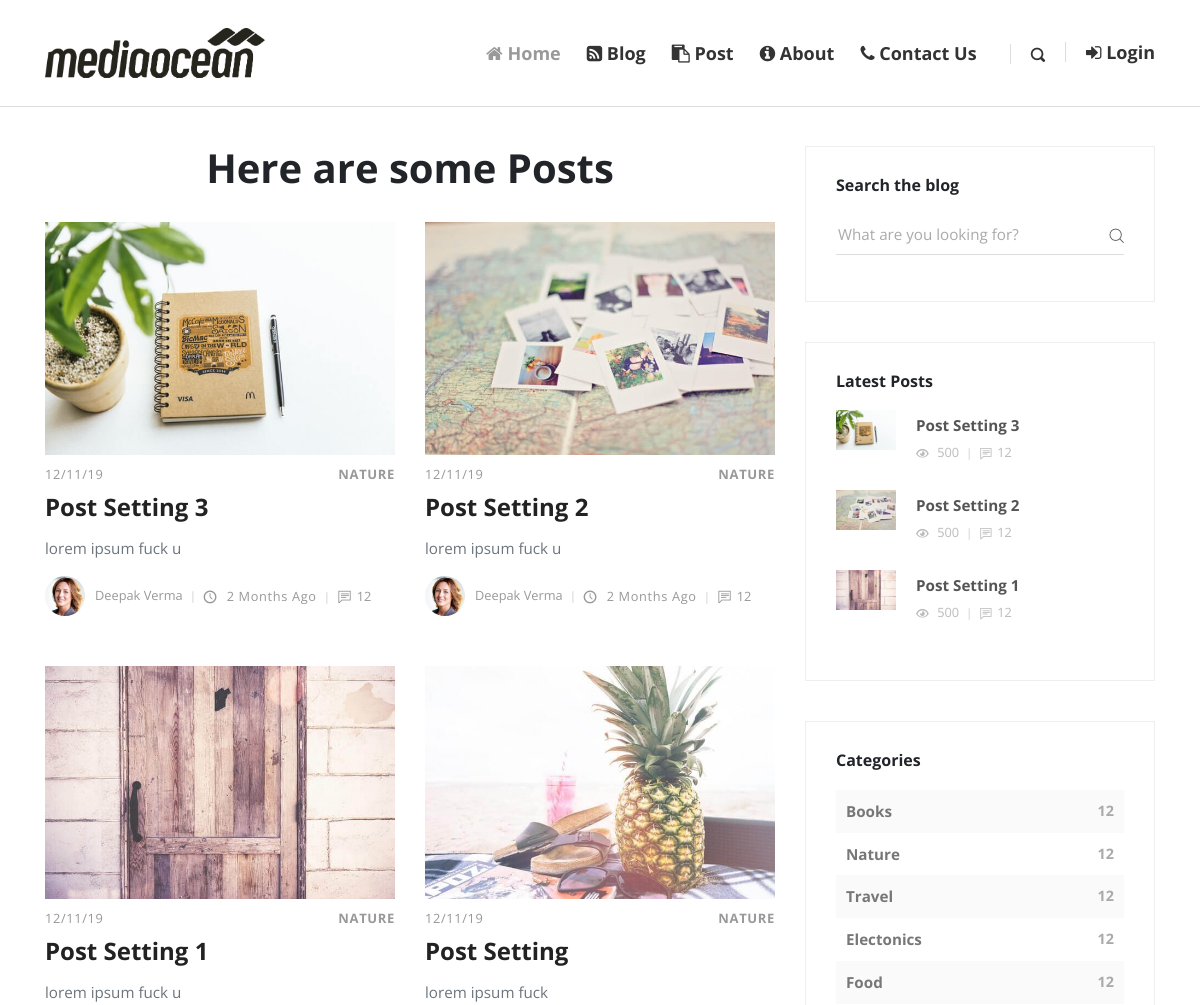
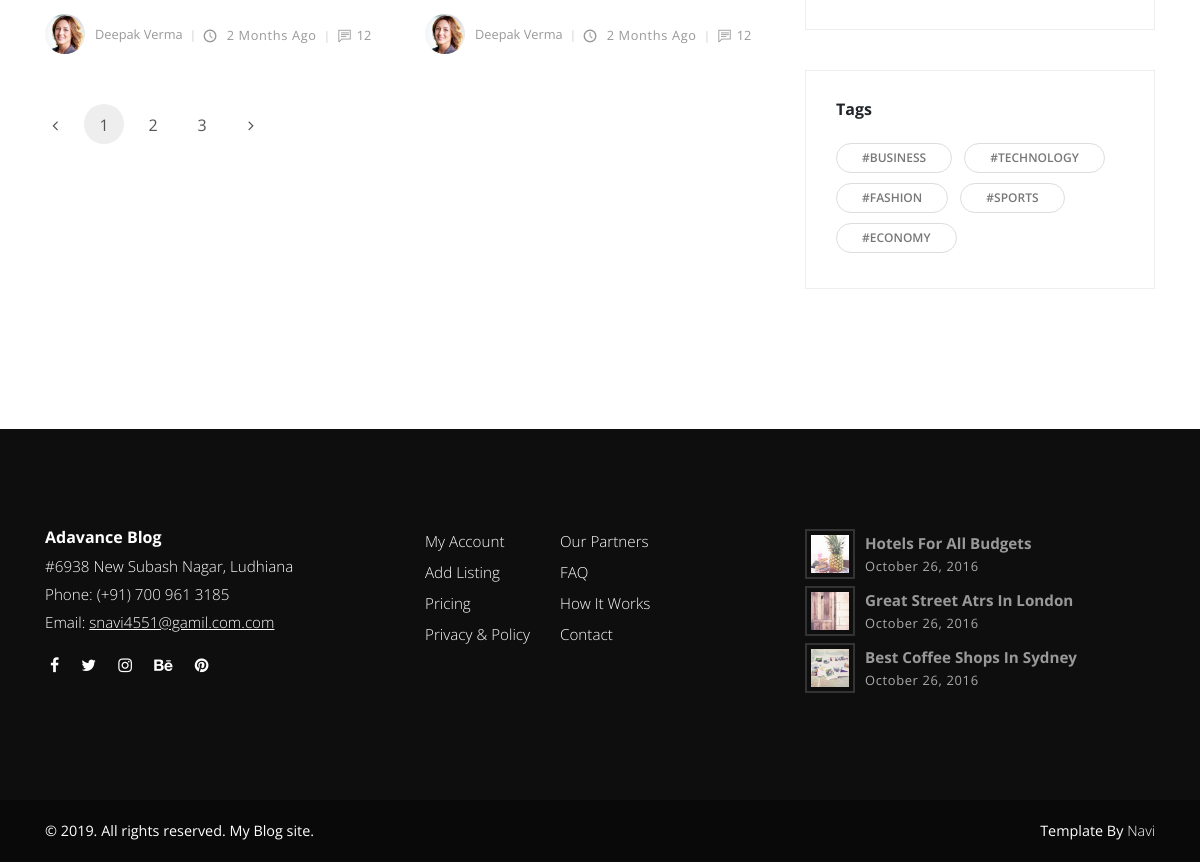
Screenshot of /blog.php with the database file from the repository (2 pictures, top to bottom).
### tables this page shows
CREATE TABLE `posts` (
  `id` int(11) NOT NULL,
  `date` varchar(100) NOT NULL,
  `title` varchar(255) NOT NULL,
  `author` varchar(255) NOT NULL,
  `author_image` varchar(255) NOT NULL,
  `image` varchar(255) NOT NULL,
  `categories` varchar(255) NOT NULL,
  `tags` varchar(255) NOT NULL,
  `post_data` text NOT NULL,
  `views` int(11) NOT NULL,
  `status` varchar(255) NOT NULL
);

CREATE TABLE `categories` (
  `id` int(11) NOT NULL,
  `category` varchar(255) NOT NULL
);

### blog.php (the view, shortened to what this page needs)
<?php require_once('inc/db.php');?>
<!DOCTYPE html>
<html>
  <head>
    <?php require_once('inc/top.php');?>
  </head>
  <body>
    <?php require_once('inc/header.php');?>
    <br><br><br><br>
    <div class="container">
      <div class="row">
        <main class="posts-listing col-lg-8">
          <div class="container">
             <center>
              <h1>Here are some Posts</h1>
              </center><br>
            <div class="row">
              <?php
       $query = "SELECT * FROM posts WHERE status = 'publish' ORDER BY id DESC";
       $run = mysqli_query($con,$query);
       if (mysqli_num_rows($run) > 0) {
         while ($row = mysqli_fetch_array($run)) {
           $date = $row['date'];
           $title = $row['title'];
           $author = $row['author'];
           $image = $row['image'];
           $categories = $row['categories'];
           $post_data = $row['post_data'];
           ?>
              <div class="post col-xl-6">
                <div class="post-thumbnail"><a href="post.html"><img src="img/<?php echo $image; ?>" alt="..." class="img-fluid"></a></div>
                <div class="post-details">
                  <div class="post-meta d-flex justify-content-between">
                    <div class="date meta-last"><?php echo $date; ?></div>
                    <div class="category"><a href="#"><?php echo $categories; ?></a></div>
                  </div><a href="post.html">
                    <h3 class="h4"><?php echo $title; ?></h3></a>
                  <p class="text-muted"><?php echo $post_data; ?></p>
                  <footer class="post-footer d-flex align-items-center"><a href="#" class="author d-flex align-items-center flex-wrap">
                      <div class="avatar"><img src="img/avatar-3.jpg" alt="..." class="img-fluid"></div>
                      <div class="title"><span><?php echo $author; ?></span></div></a>
                    <div class="date"><i class="icon-clock"></i> 2 months ago</div>
                    <div class="comments meta-last"><i class="icon-comment"></i>12</div>
                  </footer>
                </div>
              </div>
              <?php
            }
          }else{
               echo "No Posts Here Yet !!";
          }
            ?>
            <nav aria-label="Page navigation example">
              <ul class="pagination pagination-template d-flex justify-content-center">
                <li class="page-item"><a href="#" class="page-link"> <i class="fa fa-angle-left"></i></a></li>
                <li class="page-item"><a href="#" class="page-link active">1</a></li>
                <li class="page-item"><a href="#" class="page-link">2</a></li>
                <li class="page-item"><a href="#" class="page-link">3</a></li>
                <li class="page-item"><a href="#" class="page-link"> <i class="fa fa-angle-right"></i></a></li>
              </ul>
            </nav>
          </div>
        </main>
        <?php require_once('inc/sidebar.php');?>
      </div>
    </div>
    <?php require_once('inc/footer.php');?>
  </body>
</html>

### inc/top.php (shortened to what this page needs)
<link rel="stylesheet" href="vendor/bootstrap/css/bootstrap.min.css">
<link rel="stylesheet" href="vendor/font-awesome/css/font-awesome.min.css">
<link rel="stylesheet" href="css/fontastic.css">
<link rel="stylesheet" href="css/animate.css">
<link rel="stylesheet" href="vendor/@fancyapps/fancybox/jquery.fancybox.min.css">
<link rel="stylesheet" href="css/style.default.css" id="theme-stylesheet">
<link rel="stylesheet" href="css/custom.css">
<link href="https://stackpath.bootstrapcdn.com/font-awesome/4.7.0/css/font-awesome.min.css" rel="stylesheet">

### inc/header.php (shortened to what this page needs)
<header class="header">
        <nav class="navbar fixed-top navbar-expand-lg">
        <div class="container">
          <div class="navbar-header d-flex align-items-center justify-content-between">
            <a href="index.html" class="navbar-brand">
                        <img src="img/logo1.png" class="animated rubberBand">
            </a>
          </div>
          <div id="navbarcollapse" class="collapse navbar-collapse">
            <ul class="navbar-nav ml-auto">
              <li class="nav-item"><a href="index.php" class="nav-link active"><i class="fa fa-home"></i> Home</a>
              </li>
              <li class="nav-item"><a href="blog.php" class="nav-link"><i class="fa fa-rss-square"></i> Blog</a>
              </li>
              <li class="nav-item"><a href="post.php" class="nav-link"><i class="fa fa-clipboard"></i> Post</a>
              </li>
              <li class="nav-item"><a href="#" class="nav-link "><i class="fa fa-info-circle"></i> About</a>
              </li>
              <li class="nav-item"><a href="contact.php" class="nav-link "><i class="fa fa-phone"></i> Contact Us</a>
              </li>
            </ul>
            <div class="navbar-text"><a href="#" class="search-btn"><i class="icon-search-1"></i></a></div>
            <ul class="langs navbar-text"><a href="login.php" class="active"><i class="fa fa-sign-in"></i> Login</a></ul>
          </div>
        </div>
      </nav>
    </header>

### inc/sidebar.php (shortened to what this page needs)
<?php
  require_once('db.php');
?>
<aside class="col-lg-4">
          <div class="widget search">
            <header>
              <h3 class="h6">Search the blog</h3>
            </header>
            <form action="#" class="search-form">
              <div class="form-group">
                <input type="search" placeholder="What are you looking for?">
                <button type="submit" class="submit"><i class="icon-search"></i></button>
              </div>
            </form>
          </div>
          <div class="widget latest-posts">
            <header>
              <h3 class="h6">Latest Posts</h3>
            </header>
            <div class="blog-posts">
              <?php
               $query = "SELECT * FROM posts WHERE status = 'publish' ORDER BY id DESC LIMIT 3";
               $run = mysqli_query($con,$query);
               if (mysqli_num_rows($run) > 0) {
                 while ($row = mysqli_fetch_array($run)) {
                   $title = $row['title'];
                   $image = $row['image'];
                ?>
              <a href="#">
                <div class="item d-flex align-items-center">
                  <div class="image"><img src="img/<?php echo $image; ?>" alt="..." class="img-fluid"></div>
                  <div class="title"><strong><?php echo $title; ?></strong>
                    <div class="d-flex align-items-center">
                      <div class="views"><i class="icon-eye"></i> 500</div>
                      <div class="comments"><i class="icon-comment"></i>12</div>
                    </div>
                  </div>
                </div>
              </a>
              <?php
                }}
               ?>
            </div>
          </div>
          <div class="widget categories">
            <header>
              <h3 class="h6">Categories</h3>
            </header>
            <?php
            $query="SELECT * FROM categories";
            $run=mysqli_query($con,$query);
            if(mysqli_num_rows($run) > 0){
                while ($row = mysqli_fetch_array($run)) {
                      $category = ucfirst($row['category']);
                      $id = $row['id'];
                    echo "
                        <div class='item d-flex justify-content-between'><a href='index.php?cat_id=".$id."'>$category</a><span>12</span></div>
                    ";
                }
            } else{
              echo "
                        <div class='item d-flex justify-content-between'><a href='#'>No Categories Yet</a><span>12</span></div>
                    ";
            }
            ?>
          </div>
          <div class="widget tags">
            <header>
              <h3 class="h6">Tags</h3>
            </header>
            <ul class="list-inline">
              <li class="list-inline-item"><a href="#" class="tag">#Business</a></li>
              <li class="list-inline-item"><a href="#" class="tag">#Technology</a></li>
              <li class="list-inline-item"><a href="#" class="tag">#Fashion</a></li>
              <li class="list-inline-item"><a href="#" class="tag">#Sports</a></li>
              <li class="list-inline-item"><a href="#" class="tag">#Economy</a></li>
            </ul>
          </div>
        </aside>

### inc/footer.php
<footer class="main-footer">
      <div class="container">
        <div class="row">
          <div class="col-md-4">
            <div class="logo">
              <h6 class="text-white">Adavance Blog</h6>
            </div>
            <div class="contact-details">
              <p>#6938 New Subash Nagar, Ludhiana</p>
              <p>Phone: (+91) 700 961 3185</p>
              <p>Email: <a href="mailto:info@company.com">snavi4551@gamil.com.com</a></p>
              <ul class="social-menu">
                <li class="list-inline-item"><a href="#"><i class="fa fa-facebook"></i></a></li>
                <li class="list-inline-item"><a href="#"><i class="fa fa-twitter"></i></a></li>
                <li class="list-inline-item"><a href="#"><i class="fa fa-instagram"></i></a></li>
                <li class="list-inline-item"><a href="#"><i class="fa fa-behance"></i></a></li>
                <li class="list-inline-item"><a href="#"><i class="fa fa-pinterest"></i></a></li>
              </ul>
            </div>
          </div>
          <div class="col-md-4">
            <div class="menus d-flex">
              <ul class="list-unstyled">
                <li> <a href="#">My Account</a></li>
                <li> <a href="#">Add Listing</a></li>
                <li> <a href="#">Pricing</a></li>
                <li> <a href="#">Privacy &amp; Policy</a></li>
              </ul>
              <ul class="list-unstyled">
                <li> <a href="#">Our Partners</a></li>
                <li> <a href="#">FAQ</a></li>
                <li> <a href="#">How It Works</a></li>
                <li> <a href="#">Contact</a></li>
              </ul>
            </div>
          </div>
          <div class="col-md-4">
            <div class="latest-posts"><a href="#">
                <div class="post d-flex align-items-center">
                  <div class="image"><img src="img/small-thumbnail-1.jpg" alt="..." class="img-fluid"></div>
                  <div class="title"><strong>Hotels for all budgets</strong><span class="date last-meta">October 26, 2016</span></div>
                </div></a><a href="#">
                <div class="post d-flex align-items-center">
                  <div class="image"><img src="img/small-thumbnail-2.jpg" alt="..." class="img-fluid"></div>
                  <div class="title"><strong>Great street atrs in London</strong><span class="date last-meta">October 26, 2016</span></div>
                </div></a><a href="#">
                <div class="post d-flex align-items-center">
                  <div class="image"><img src="img/small-thumbnail-3.jpg" alt="..." class="img-fluid"></div>
                  <div class="title"><strong>Best coffee shops in Sydney</strong><span class="date last-meta">October 26, 2016</span></div>
                </div></a></div>
          </div>
        </div>
      </div>
      <div class="copyrights">
        <div class="container">
          <div class="row">
            <div class="col-md-6">
              <p>&copy; 2019. All rights reserved. My Blog site.</p>
            </div>
            <div class="col-md-6 text-right">
              <p>Template By <a href="https://bootstrapious.com/p/bootstrap-carousel" class="text-white">Navi</a>
              </p>
            </div>
          </div>
        </div>
      </div>
    </footer>

### css/custom.css (style rules this page uses)
.navbar-brand img { width: 220px; height: 50px; }
.navbar .navbar-nav a.nav-link { font-weight: bold; font-size: 18px; }
.navbar .langs a.active { color: #333; font-weight: bold; font-size: 18px; }

### rows the page displays
posts: image (picture), date "12/11/19", categories "NATURE", title "Post Setting 3", post_data "lorem ipsum fuck u", author "Deepak Verma"
posts: image (picture), date "12/11/19", categories "NATURE", title "Post Setting 2", post_data "lorem ipsum fuck u", author "Deepak Verma"
posts: image (picture), date "12/11/19", categories "NATURE", title "Post Setting 1", post_data "lorem ipsum fuck u", author "Deepak Verma"
posts: image (picture), date "12/11/19", categories "NATURE", title "Post Setting", post_data "lorem ipsum fuck", author "Deepak Verma"
categories: category "Books"
categories: category "Nature"
categories: category "Travel"
categories: category "Electonics"
categories: category "Food"
